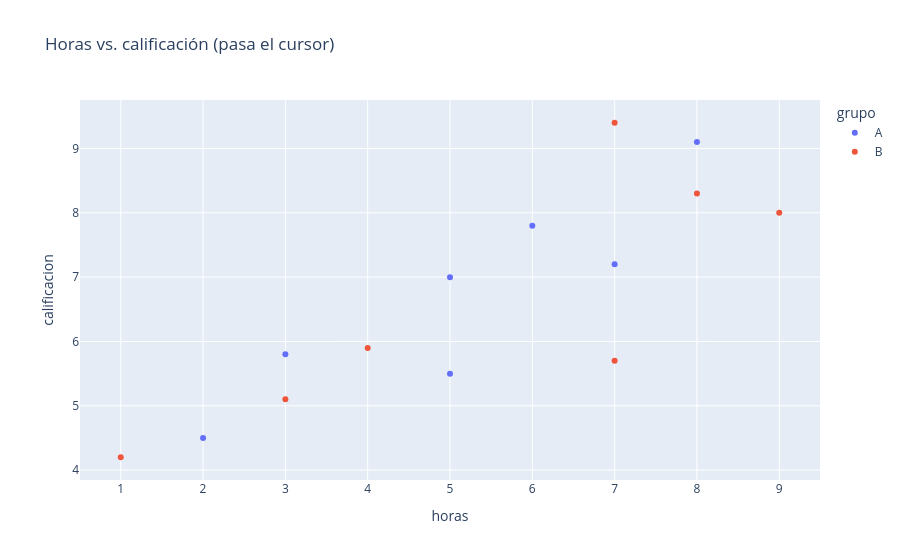

The notebook cell saved with this chart:
### Markdown cell above
## 8. plotly: gráficas interactivas

Pasa el cursor sobre los puntos: verás el nombre de cada alumno. También puedes hacer zoom y apagar grupos dando clic en la leyenda.

### Code cell
fig = px.scatter(df, x="horas", y="calificacion", color="grupo", hover_name="nombre",
                 title="Horas vs. calificación (pasa el cursor)")
fig.show()

### Figure 1 — Plotly figure (JSON) as saved in the notebook; plotly's stock layout.template omitted (floating-point values rounded to 4 significant figures)
{"data": [{"hovertemplate": "<b>%{hovertext}</b><br><br>grupo=A<br>horas=%{x}<br>calificacion=%{y}<extra></extra>", "hovertext": ["Luis", "Pedro", "Diego", "Carla", "Sofía", "Marta", "Jorge"], "legendgroup": "A", "marker": {"color": "#636efa", "symbol": "circle"}, "mode": "markers", "name": "A", "orientation": "v", "showlegend": true, "type": "scatter", "x": [2, 3, 5, 6, 7, 8, 5], "xaxis": "x", "y": [4.5, 5.8, 5.5, 7.8, 7.2, 9.1, 7.0], "yaxis": "y"}, {"hovertemplate": "<b>%{hovertext}</b><br><br>grupo=B<br>horas=%{x}<br>calificacion=%{y}<extra></extra>", "hovertext": ["Rosa", "Kevin", "Lucía", "Mario", "Elena", "Andrés", "Valeria"], "legendgroup": "B", "marker": {"color": "#EF553B", "symbol": "circle"}, "mode": "markers", "name": "B", "orientation": "v", "showlegend": true, "type": "scatter", "x": [4, 9, 7, 3, 7, 1, 8], "xaxis": "x", "y": [5.9, 8.0, 5.7, 5.1, 9.4, 4.2, 8.3], "yaxis": "y"}], "layout": {"legend": {"title": {"text": "grupo"}, "tracegroupgap": 0}, "title": {"text": "Horas vs. calificación (pasa el cursor)"}, "xaxis": {"anchor": "y", "domain": [0, 1], "title": {"text": "horas"}}, "yaxis": {"anchor": "x", "domain": [0, 1], "title": {"text": "calificacion"}}}}
